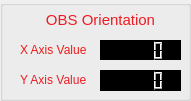
   <widget class="QGroupBox" name="groupBox_10">
    <property name="geometry">
     <rect>
      <x>689</x>
      <y>450</y>
      <width>191</width>
      <height>101</height>
     </rect>
    </property>
    <property name="title">
     <string/>
    </property>
    <widget class="QLabel" name="label_16">
     <property name="geometry">
      <rect>
       <x>20</x>
       <y>40</y>
       <width>71</width>
       <height>21</height>
      </rect>
     </property>
     <property name="text">
      <string>&lt;html&gt;&lt;head/&gt;&lt;body&gt;&lt;p&gt;&lt;span style=&quot; color:#ed1c19;&quot;&gt;X Axis Value&lt;/span&gt;&lt;/p&gt;&lt;/body&gt;&lt;/html&gt;</string>
     </property>
     <property name="alignment">
      <set>Qt::AlignLeading|Qt::AlignLeft|Qt::AlignVCenter</set>
     </property>
    </widget>
    <widget class="QLabel" name="label_18">
     <property name="geometry">
      <rect>
       <x>20</x>
       <y>70</y>
       <width>71</width>
       <height>21</height>
      </rect>
     </property>
     <property name="text">
      <string>&lt;html&gt;&lt;head/&gt;&lt;body&gt;&lt;p&gt;&lt;span style=&quot; color:#ed1c24;&quot;&gt;Y Axis Value&lt;/span&gt;&lt;/p&gt;&lt;/body&gt;&lt;/html&gt;</string>
     </property>
     <property name="alignment">
      <set>Qt::AlignLeading|Qt::AlignLeft|Qt::AlignVCenter</set>
     </property>
    </widget>
    <widget class="QLCDNumber" name="lcdNumber_9">
     <property name="geometry">
      <rect>
       <x>100</x>
       <y>40</y>
       <width>81</width>
       <height>20</height>
      </rect>
     </property>
     <property name="styleSheet">
      <string notr="true">background-color: rgb(0, 0, 0);</string>
     </property>
    </widget>
    <widget class="QLCDNumber" name="lcdNumber_10">
     <property name="geometry">
      <rect>
       <x>100</x>
       <y>70</y>
       <width>81</width>
       <height>21</height>
      </rect>
     </property>
     <property name="styleSheet">
      <string notr="true">background-color: rgb(0, 0, 0);</string>
     </property>
    </widget>
    <widget class="QLabel" name="label_41">
     <property name="geometry">
      <rect>
       <x>20</x>
       <y>10</y>
       <width>161</width>
       <height>20</height>
      </rect>
     </property>
     <property name="text">
      <string>&lt;html&gt;&lt;head/&gt;&lt;body&gt;&lt;p&gt;&lt;span style=&quot; font-size:11pt; color:#ed1c24;&quot;&gt;OBS Orientation&lt;/span&gt;&lt;/p&gt;&lt;/body&gt;&lt;/html&gt;</string>
     </property>
     <property name="alignment">
      <set>Qt::AlignCenter</set>
     </property>
    </widget>
   </widget>
